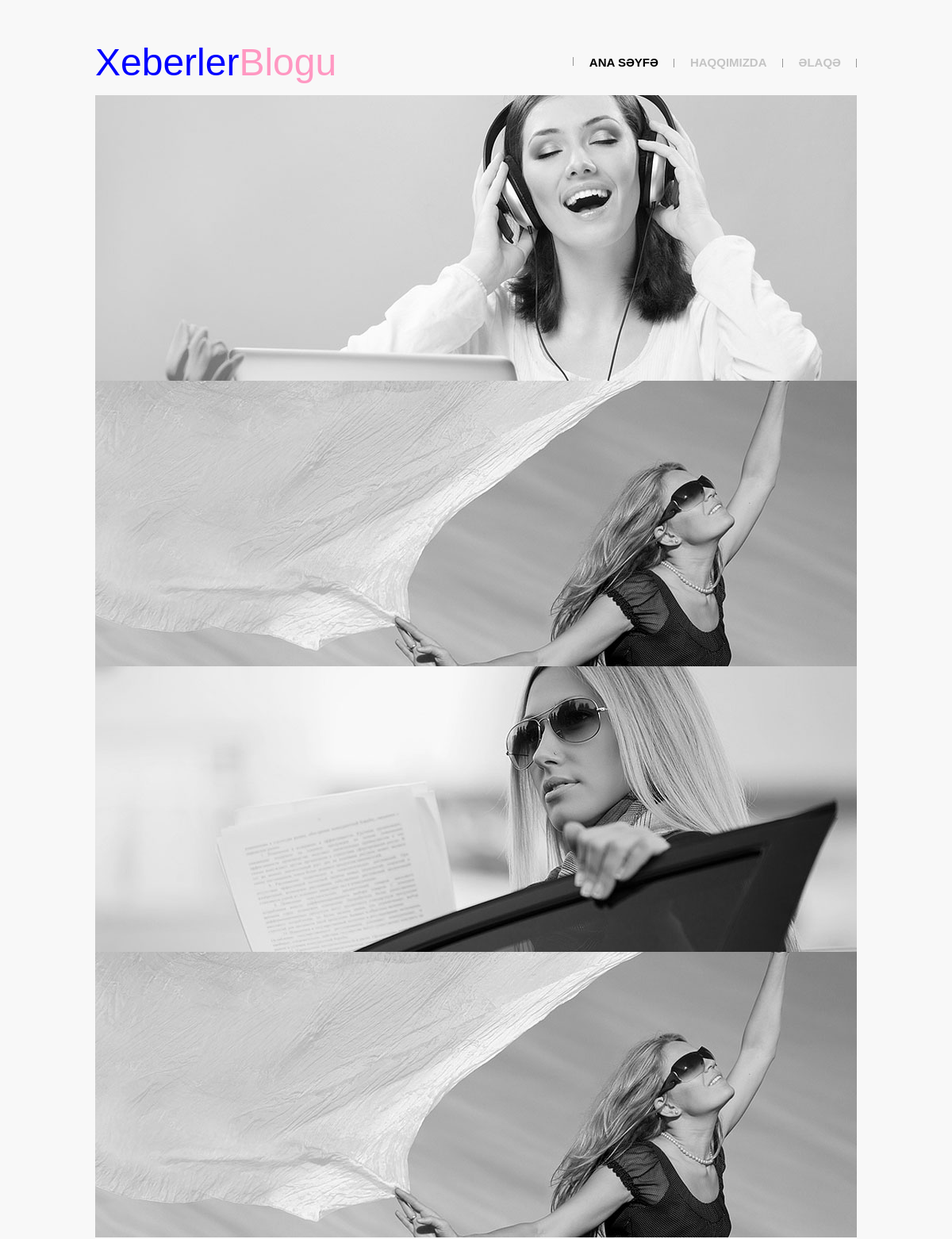
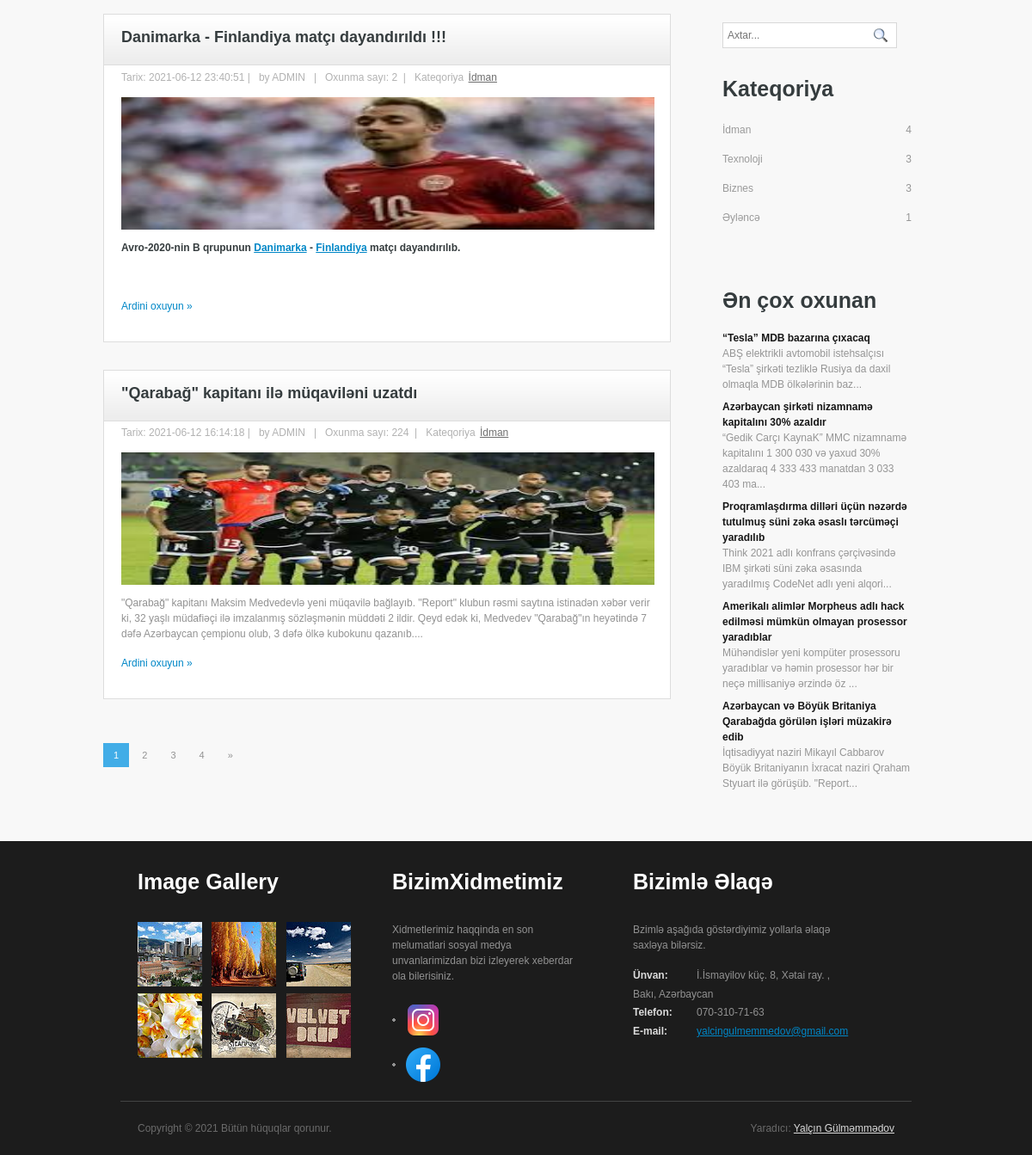
The app's page /frontend/index.php with its own data (2 pictures, top to bottom).
### tables this page shows
CREATE TABLE `slider` (
  `slider_id` int(11) NOT NULL,
  `slider_foto_file` varchar(300) NOT NULL,
  `slider_foto` varchar(300) NOT NULL,
  `slider_tarix` timestamp NOT NULL DEFAULT current_timestamp()
);

CREATE TABLE `yazilar` (
  `yazi_id` int(11) NOT NULL,
  `yazi_sekil` varchar(300) NOT NULL,
  `yazi_basliq` varchar(300) NOT NULL,
  `yazi_icerik` text NOT NULL,
  `yazi_oxunma_sayi` varchar(500) NOT NULL DEFAULT '0',
  `yazi_tarix` timestamp NOT NULL DEFAULT current_timestamp(),
  `yazi_kateqori_id` int(11) NOT NULL
);

CREATE TABLE `kateqoriler` (
  `kateqori_id` int(5) NOT NULL,
  `kateqori_title` varchar(300) NOT NULL,
  `kateqori_date` timestamp NOT NULL DEFAULT current_timestamp()
);

CREATE TABLE `ayarlar` (
  `ayar_id` int(5) NOT NULL,
  `ayar_title` varchar(200) NOT NULL,
  `ayar_keyw` varchar(200) NOT NULL,
  `ayar_desc` varchar(200) NOT NULL,
  `ayar_favicon` varchar(200) NOT NULL,
  `ayar_mail` varchar(200) NOT NULL,
  `ayar_nom` varchar(200) NOT NULL,
  `ayar_logo` varchar(200) NOT NULL,
  `ayar_link` varchar(300) NOT NULL,
  `ayar_reklam` varchar(200) NOT NULL,
  `ayar_author` varchar(200) NOT NULL,
  `ayar_twitter` varchar(200) NOT NULL,
  `ayar_facebook` varchar(200) NOT NULL,
  `ayar_linkedin` varchar(200) NOT NULL,
  `ayar_instagram` varchar(200) NOT NULL,
  `ayar_youtube` varchar(200) NOT NULL,
  `ayar_unvan` varchar(300) NOT NULL
);

### frontend/index.php (the view, shortened to what this page needs)
<?php require_once("header.php");?>
  <div class="content">
    <div class="content_resize">
      <div class="mainbar">
       <?php
        @$sehive=intval($_GET['sehive']);
        if(!$sehive || $sehive<1){
          $sehive=1;
        }
        $yazi_say=$conn->query("SELECT * FROM yazilar");
        $toplamYazi=$yazi_say->rowCount();
        $limit=2;
        $sehiveSayi=ceil($toplamYazi/$limit); if($sehive > $sehiveSayi){$sehive=$sehiveSayi;}
        $goster=$sehive*$limit-$limit;
        $gorunenSehive=3;
       $yazi=$conn->prepare("SELECT * FROM yazilar INNER JOIN kateqoriler ON kateqoriler.kateqori_id=yazilar.yazi_kateqori_id
       ORDER BY yazi_tarix DESC
       LIMIT $goster,$limit
       ");
       $yazi->execute();
       $yazi_cek=$yazi->fetchALL(PDO::FETCH_ASSOC);
       foreach($yazi_cek as $row){
       ?>
        <div class="article">
          <h2 style="font-size:18px;"><?php echo $row["yazi_basliq"]; ?></h2>
          <p class="infopost">Tarix: <span class="date"><?php echo $row['yazi_tarix']; ?> | &nbsp </span> by ADMIN  &nbsp;&nbsp;|&nbsp;&nbsp; Oxunma sayı: <span><?php echo $row['yazi_oxunma_sayi']; ?></span>&nbsp;&nbsp;|&nbsp;&nbsp; Kateqoriya <a href="#"><?php echo $row['kateqori_title']; ?></a></p>
          <div class="img"><img src="images/<?php echo $row['yazi_sekil']; ?>" width="620" height="154" alt="<?php echo $row['yazi_basliq']; ?>" class="fl" /></div>
          <div class="post_content">
            <p><?php echo substr($row["yazi_icerik"],0,800); ?>...</p>
            <p class="spec"><a href="blog.php?yazi_id=<?php echo $row["yazi_id"]; ?>" class="rm">Ardini oxuyun &raquo;</a></p>
          </div>
        </div>
<?php } ?>
        <p class="pages">
           <?php
            for($i=$sehive-$gorunenSehive; $i<$sehive+$gorunenSehive+1;$i++){
              if($i>0 && $i<=$sehiveSayi){
                if($i== $sehive){
                 echo '<a href="index.php?sehive='.$i.'" style="background-color:#42ade7; color:white;" >'.$i.'</a> ';
                }
                else{
                  echo ' <a href="index.php?sehive='.$i.'">'.$i.'</a>';
                }
              }
            }
           ?>
           <a href="#">&raquo;</a>
        </p>
      </div>
     <?php require_once("sag.php")?>
    </div>
  </div>
<?php require_once("footer.php");?>

### frontend/header.php (shortened to what this page needs)
<?php
require_once("config.php");
?>
<!DOCTYPE html>
<html lang="az">
<head>
<link rel="stylesheet" href="https://cdn.jsdelivr.net/npm/bootstrap@4.5.3/dist/css/bootstrap.min.css">
<link href="css/style.css" rel="stylesheet" type="text/css" />
<link rel="stylesheet" type="text/css" href="css/coin-slider.css" />
</head>
<body>
<div class="main">
  <div class="header">
    <div class="header_resize">
      <div class="menu_nav">
        <ul>
          <li class="active"><a href="index.php"><span>Ana Səyfə</span></a></li>
          <li><a href="about.php"><span>Haqqımızda</span></a></li>
          <li><a href="contact.php"><span>Əlaqə</span></a></li>
        </ul>
      </div>
      <div class="logo">
        <h1><a href="index.php" style="color:blue;">Xeberler<span style="color:#FF98C2;">Blogu</span></a></h1>
      </div>
      <div class="slider">
        <div id="coin-slider">
        <?php
          $slider=$conn->prepare("SELECT * FROM slider");
          $slider->execute();
          $slider_cek=$slider->fetchAll(PDO:: FETCH_ASSOC);
          foreach($slider_cek as $row){
        ?>
          <a href="#"><img src="images/<?php echo $row['slider_foto']; ?>" width="960" height="360" alt="" /> </a>
          <?php } ?>
        </div>
      </div>
    </div>
  </div>

### frontend/sag.php (shortened to what this page needs)
<?php
require_once("config.php");
$kateqori=$conn->prepare("SELECT*FROM kateqoriler ");
$kateqori->execute();
$kateqori_cek=$kateqori->fetchAll(PDO::FETCH_ASSOC);
?>
      <div class="sidebar">
       <div class="searchform">
          <form id="formsearch" name="formsearch" method="GET" action="ara.php">
            <span>
            <input name="ara" class="editbox_search" id="editbox_search" maxlength="80" placeholder="Axtar..." type="text" />
            </span>
            <input name="button_search" src="images/search.gif" class="button_search" type="image" />
          </form>
        </div>
        <div class="gadget">
          <h2 class="star">Kateqoriya</h2>
          <ul class="sb_menu">
            <?php foreach($kateqori_cek as $row){
                $yazilar=$conn->prepare("SELECT * FROM yazilar WHERE yazi_kateqori_id=?");
                $yazilar->execute(array($row["kateqori_id"]));
                $yazilar_cek=$yazilar->fetchAll(PDO::FETCH_ASSOC);
                $yazilar_say=$yazilar->rowCount();
              ?>
            <li><a href="kateqori-listele.php?kat_id=<?php echo $row["kateqori_id"]; ?>"><?php echo $row["kateqori_title"];  ?></a><span style="float:right;"><?php echo $yazilar_say; ?></span></li>
            <?php } ?>
          </ul>
        </div>
        <div class="gadget">
          <h2 class="star"><span>Ən çox oxunan</span></h2>
          <ul class="ex_menu">
                <?php
                  $yazi=$conn->prepare("SELECT * FROM yazilar ORDER BY yazi_oxunma_sayi DESC LIMIT 5");
                  $yazi->execute();
                  $yazi_cek=$yazi->fetchAll(PDO::FETCH_ASSOC);
                  foreach($yazi_cek as $row){
                ?>
            <li>
            <a href="blog.php?yazi_id=<?php echo $row["yazi_id"]; ?>"><?php echo $row["yazi_basliq"]; ?></a><br />
              <?php echo substr($row["yazi_icerik"],0,120); ?>...</li>
        <?php } ?>
          </ul>
        </div>
      </div>

### frontend/footer.php (shortened to what this page needs)
<?php
require_once("config.php");
$ayar=$conn->prepare("SELECT * FROM ayarlar");
$ayar->execute();
$ayar_cek=$ayar->fetch(PDO::FETCH_ASSOC);
?>
<div class="fbg">
    <div class="fbg_resize">
      <div class="col c1">
        <h2><span>Image</span> Gallery</h2>
        <a href="#"><img src="images/gal1.jpg" width="75" height="75" alt="" class="gal" /></a> <a href="#"><img src="images/gal2.jpg" width="75" height="75" alt="" class="gal" /></a> <a href="#"><img src="images/gal3.jpg" width="75" height="75" alt="" class="gal" /></a> <a href="#"><img src="images/gal4.jpg" width="75" height="75" alt="" class="gal" /></a> <a href="#"><img src="images/gal5.jpg" width="75" height="75" alt="" class="gal" /></a> <a href="#"><img src="images/gal6.jpg" width="75" height="75" alt="" class="gal" /></a> </div>
      <div class="col c2">
        <h2><span>Bizim</span>Xidmetimiz</h2>
        <p>Xidmetlerimiz haqqinda en son melumatlari sosyal medya unvanlarimizdan bizi izleyerek xeberdar ola bilerisiniz.</p>
        <ul class="fbg_ul">
          <li><a target="_blank" href="https://www.instagram.com/yalcin.228/"><img src="images/inss.png" alt=""></a></li>
          <li><a target="_blank" href="https://www.facebook.com/"><img src="images/fbb.png" alt=""></a></li>
        </ul>
      </div>
      <div class="col c3">
        <h2><span>Bizimlə</span> Əlaqə</h2>
        <p>Bzimlə aşağıda göstərdiyimiz yollarla əlaqə saxləya bilərsiz.</p>
        <p class="contact_info"> <span>Ünvan:</span> <?php echo $ayar_cek["ayar_unvan"];?><br />
          <span>Telefon:</span><?php echo $ayar_cek["ayar_nom"];?><br />
          <span>E-mail:</span> <a href="#"><?php echo $ayar_cek["ayar_mail"];?></a> </p>
      </div>
    </div>
  </div>
  <div class="footer">
    <div class="footer_resize">
      <p class="lf">Copyright &copy; 2021 Bütün hüquqlar qorunur.</p>
      <p class="rf">Yaradıcı: <a target="_blank" href="http://www.instagram.com/yalcin.228"><?php echo $ayar_cek["ayar_author"];?></a></p>
    </div>
  </div>
</div>
</body>
</html>

### records on screen
slider: slider_foto (picture)
slider: slider_foto (picture)
slider: slider_foto (picture)
slider: slider_foto (picture)
yazilar: yazi_basliq "Danimarka - Finlandiya matçı dayandırıldı !!!", yazi_tarix "2021-06-12 23:40:51", yazi_oxunma_sayi "2", kateqoriler.kateqori_title "İdman", yazi_sekil (picture), yazi_icerik "Avro-2020-nin B qrupunun Danimarka - Finlandiya matçı dayandırılıb."
yazilar: yazi_basliq "\"Qarabağ\" kapitanı ilə müqaviləni uzatdı", yazi_tarix "2021-06-12 16:14:18", yazi_oxunma_sayi "224", kateqoriler.kateqori_title "İdman", yazi_sekil (picture), yazi_icerik "\"Qarabağ\" kapitanı Maksim Medvedevlə yeni müqavilə bağlayıb. \"Report\" klubun rəsmi saytına istinadən xəbər verir ki, 32 yaşlı müdafiəçi ilə imzalanmış sözləşmənin müddəti 2 ildir. Qeyd edək ki, Medvedev \"Qarabağ\"ın heyətində 7 dəfə Azərbaycan çempionu olub, 3 dəfə ölkə kubokunu qazanıb."
kateqoriler: kateqori_title "İdman", yazilar_say "4"
kateqoriler: kateqori_title "Texnoloji", yazilar_say "3"
kateqoriler: kateqori_title "Biznes", yazilar_say "3"
kateqoriler: kateqori_title "Əyləncə", yazilar_say "1"
yazilar: yazi_basliq "“Tesla” MDB bazarına çıxacaq", yazi_icerik "ABŞ elektrikli avtomobil istehsalçısı “Tesla” şirkəti tezliklə Rusiya da daxil olmaqla MDB ölkələrinin baz"
yazilar: yazi_basliq "Azərbaycan şirkəti nizamnamə kapitalını 30% azaldır", yazi_icerik "“Gedik Carçı KaynaK” MMC nizamnamə kapitalını 1 300 030 və yaxud 30% azaldaraq 4 333 433 manatdan 3 033 403 ma"
yazilar: yazi_basliq "Proqramlaşdırma dilləri üçün nəzərdə tutulmuş süni zəka əsaslı tərcüməçi yaradılıb", yazi_icerik "Think 2021 adlı konfrans çərçivəsində IBM şirkəti süni zəka əsasında yaradılmış CodeNet adlı yeni alqori"
yazilar: yazi_basliq "Amerikalı alimlər Morpheus adlı hack edilməsi mümkün olmayan prosessor yaradıblar", yazi_icerik "Mühəndislər yeni kompüter prosessoru yaradıblar və həmin prosessor hər bir neçə millisaniyə ərzində öz"
yazilar: yazi_basliq "Azərbaycan və Böyük Britaniya Qarabağda görülən işləri müzakirə edib", yazi_icerik "İqtisadiyyat naziri Mikayıl Cabbarov Böyük Britaniyanın İxracat naziri Qraham Styuart ilə görüşüb. \"Report"
ayarlar: ayar_unvan "İ.İsmayilov küç. 8, Xətai ray. , Bakı, Azərbaycan", ayar_nom "070-310-71-63", ayar_mail "yalcingulmemmedov@gmail.com", ayar_author "Yalçın Gülməmmədov"
